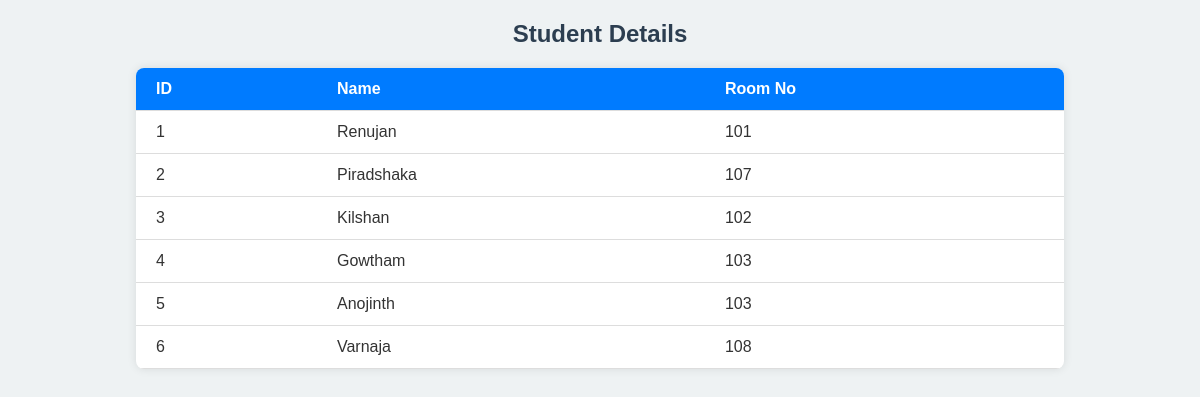
/view_students.php (signed in), run on the app's committed database.
### tables this page shows
CREATE TABLE `student` (
  `Student_ID` int(11) NOT NULL,
  `Name` varchar(100) DEFAULT NULL,
  `Gender` varchar(10) DEFAULT NULL,
  `DOB` date DEFAULT NULL,
  `Contact` varchar(15) DEFAULT NULL,
  `Room_No` int(11) DEFAULT NULL
);

### view_students.php (the view, shortened to what this page needs)
<?php
include 'connect.php';
$result = $conn->query("SELECT * FROM STUDENT");
?>
<!DOCTYPE html>
<html>
<head>
</head>
<body>
    <h2>Student Details</h2>
    <table>
        <tr>
            <th>ID</th>
            <th>Name</th>
            <th>Room No</th>
        </tr>
        <?php while($row = $result->fetch_assoc()): ?>
        <tr>
            <td><?php echo htmlspecialchars($row['Student_ID']); ?></td>
            <td><?php echo htmlspecialchars($row['Name']); ?></td>
            <td><?php echo htmlspecialchars($row['Room_No']); ?></td>
        </tr>
        <?php endwhile; ?>
    </table>
</body>
</html>

### view_students.php (style rules this page uses)
body { font-family: Arial, sans-serif; background-color: #eef2f3; margin: 20px; color: #333; }
h2 { text-align: center; color: #2c3e50; margin-bottom: 20px; }
table { width: 80%; margin: 0 auto; border-collapse: collapse; background-color: #fff; box-shadow: 0 0 10px rgba(0,0,0,0.1); border-radius: 8px; overflow: hidden; }
th, td { padding: 12px 20px; text-align: left; border-bottom: 1px solid #ddd; }
th { background-color: #007BFF; color: white; font-weight: bold; }

### data on the page
student: Student_ID "1", Name "Renujan", Room_No "101"
student: Student_ID "2", Name "Piradshaka", Room_No "107"
student: Student_ID "3", Name "Kilshan", Room_No "102"
student: Student_ID "4", Name "Gowtham", Room_No "103"
student: Student_ID "5", Name "Anojinth", Room_No "103"
student: Student_ID "6", Name "Varnaja", Room_No "108"
